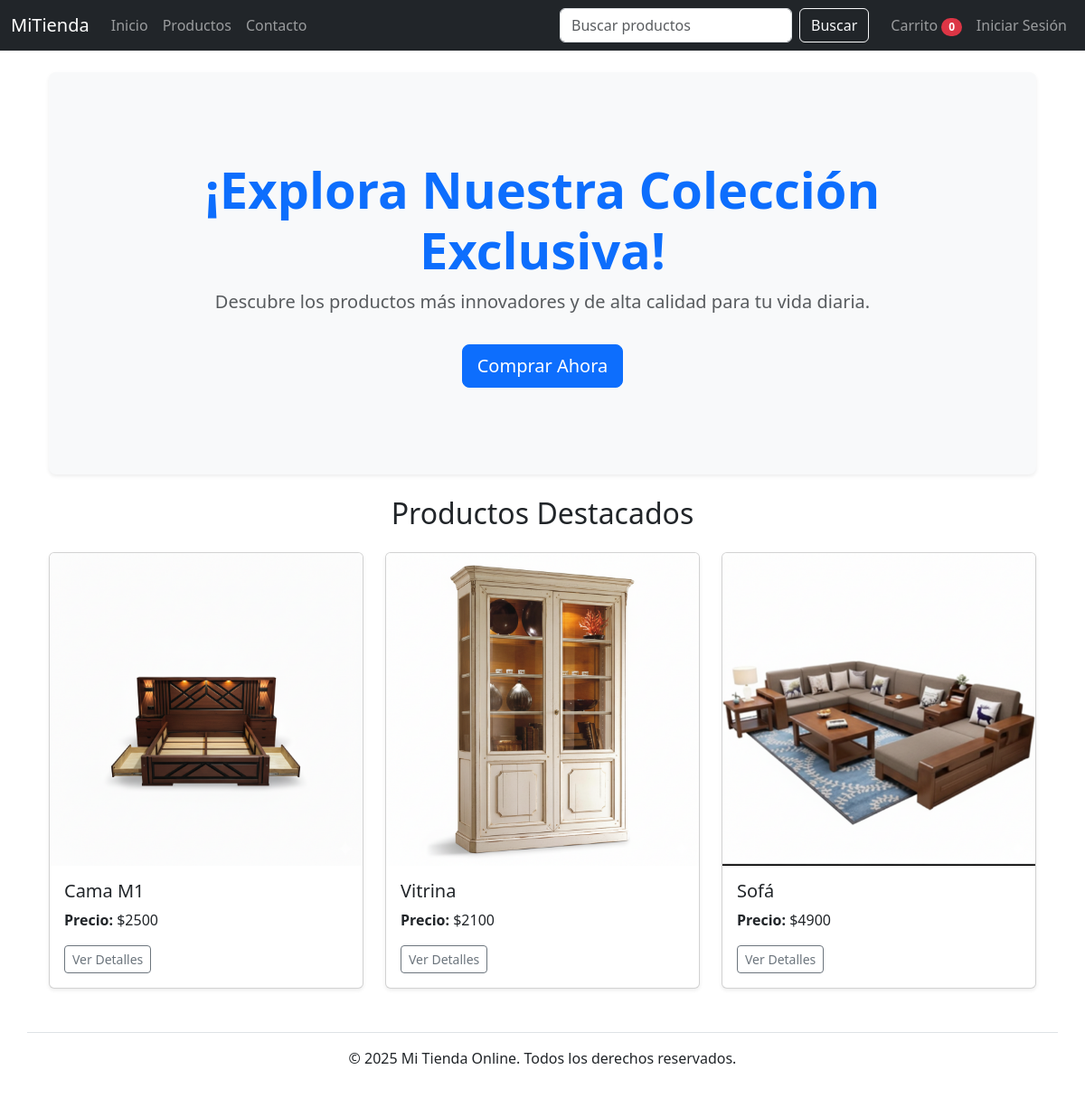
The page / on the database its author committed.
### store/models.py (models this page shows, shortened)
class Product(models.Model):
    STATUS = (
        ('Publish', 'Publish'),
        ('Draft', 'Draft'),
    )
    CONDITION = (
        ('New', 'New'),
        ('Old', 'Old'),
    )
    name = models.CharField(max_length=200)
    price = models.IntegerField()
    image = models.ImageField(upload_to='product_images/')
    status = models.CharField(max_length=200, choices=STATUS, default='Publish')
    condition = models.CharField(max_length=100, choices=CONDITION, default='New')
    information = RichTextField(null=True, blank=True)
    description = RichTextField(null=True, blank=True)
    category = models.ForeignKey(Category, on_delete=models.CASCADE)
    brand = models.ForeignKey(Brand, on_delete=models.CASCADE)
    color = models.ForeignKey(Color, on_delete=models.CASCADE)
    filter_price = models.ForeignKey(FilterPrice, on_delete=models.CASCADE)

### store/views.py (the view)
# urls.py: path('', views.index, name='index'),
def index(request):
    products = Product.objects.filter(status='Publish')
    context = {'products': products}
    return render(request, 'main/index.html', context)

### templates/main/index.html (shortened to what this page needs)
{% extends 'main/base.html' %}
{% load static %}
{% block content %}
<div class="container mt-4">
    <div class="p-5 mb-4 bg-light rounded-3 shadow-sm">
        <div class="container-fluid py-5 text-center">
            <h1 class="display-4 fw-bold text-primary">¡Explora Nuestra Colección Exclusiva!</h1>
            <p class="fs-5 text-muted">
                Descubre los productos más innovadores y de alta calidad para tu vida diaria.
            </p>
            <a href="#" class="btn btn-primary btn-lg mt-3">Comprar Ahora</a>
        </div>
    </div>
    <h2 class="text-center mb-4">Productos Destacados</h2>
    <div class="row row-cols-1 row-cols-md-3 g-4 mb-5">
        {% for product in products %}
        <div class="col">
            <div class="card h-100 shadow-sm">
                <img src="{{ product.image.url }}" class="card-img-top" alt="{{ product.name }}">
                <div class="card-body">
                    <h5 class="card-title">{{ product.name }}</h5>
                    <p class="card-text"><strong>Precio:</strong> ${{ product.price }}</p>
                    <a href="#" class="btn btn-sm btn-outline-secondary">Ver Detalles</a>
                </div>
            </div>
        </div>
        {% endfor %}
        </div>
</div>
{% endblock content %}

### rows shown on the page
Product: image (picture), name "Cama M1", price "2500"
Product: image (picture), name "Vitrina", price "2100"
Product: image (picture), name "Sofá", price "4900"

### other values the page prints
{{ request.session.cart|length }} "0"
